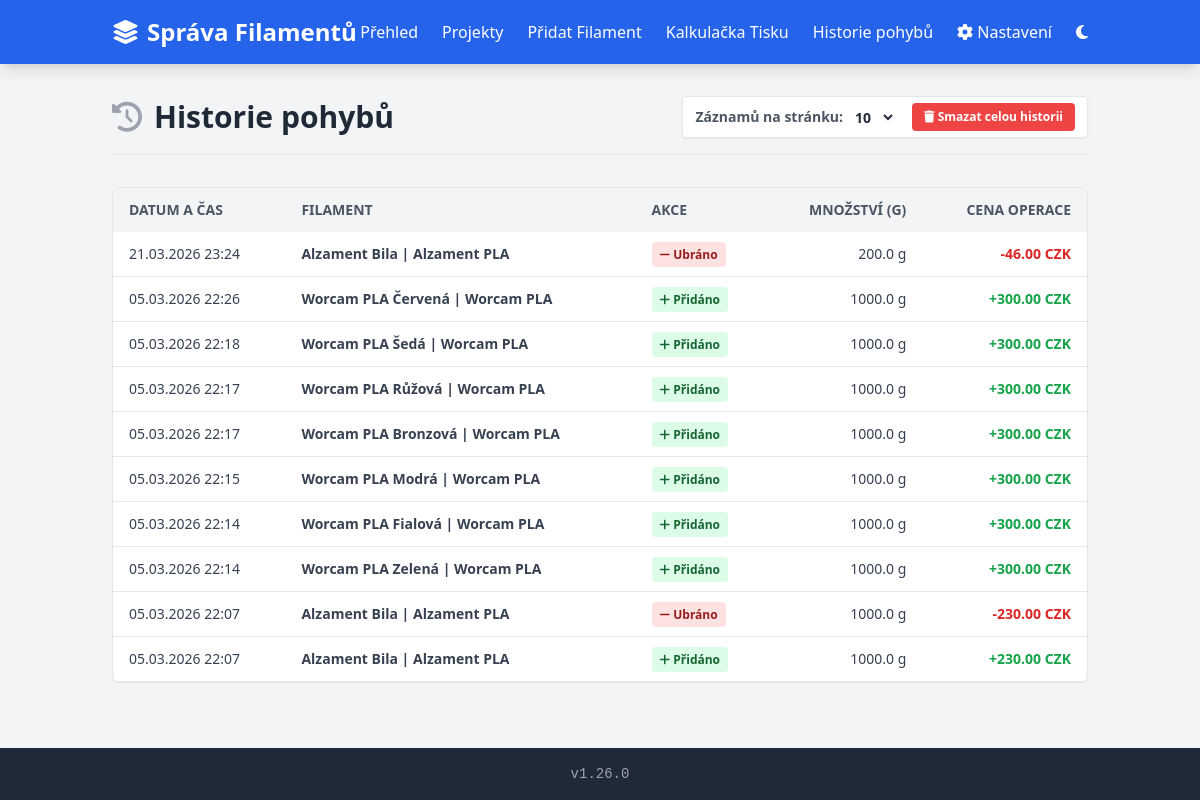
The app's page /history with its own data.
### models.py (models this page shows)
class AppSetting(db.Model):
    id = db.Column(db.Integer, primary_key=True)
    lang = db.Column(db.String(10), default='cs')
    kwh_price = db.Column(db.Float, default=5.0)
    printer_power = db.Column(db.Integer, default=150)
    currency = db.Column(db.String(10), default='CZK')
    debug_logging = db.Column(db.Boolean, default=False)
    theme = db.Column(db.String(10), default='light')
    view_mode = db.Column(db.String(10), default='card')
    items_per_page = db.Column(db.Integer, default=12)

class MovementHistory(db.Model):
    id = db.Column(db.Integer, primary_key=True)
    created_at = db.Column(db.DateTime, default=datetime.utcnow)
    filament_name = db.Column(db.String(255), nullable=False)
    action_type = db.Column(db.String(50), nullable=False)
    weight = db.Column(db.Float, nullable=False)
    cost = db.Column(db.Float, nullable=False)
    currency = db.Column(db.String(10), nullable=False)

### routes/history.py (the view)
    @app.route('/history')
    def history():
        page = request.args.get('page', 1, type=int)
        per_page = request.args.get('per_page', 10, type=int)
        if per_page not in [10, 20, 50, 100]:
            per_page = 10
        movements_paginated = db.paginate(
            MovementHistory.query.order_by(MovementHistory.created_at.desc()),
            page=page, per_page=per_page, error_out=False,
        )
        return render_template('history.html', movements=movements_paginated, per_page=per_page)

### utils.py (called while the page is built)
def get_settings():
    return AppSetting.query.first()

### templates/history.html (shortened to what this page needs)
{% extends "base.html" %}
{% block content %}
<div class="max-w-6xl mx-auto">
    <div class="flex flex-col md:flex-row md:items-center justify-between mb-8 pb-4 border-b border-gray-200 gap-4">
        <div class="flex items-center gap-3">
            <i class="fa-solid fa-clock-rotate-left text-3xl text-gray-400"></i>
            <div>
                <h1 class="text-3xl font-bold text-gray-800">{{ t('movement_history') }}</h1>
            </div>
        </div>
        {% if movements.items and movements.items|length > 0 %}
        <div class="flex flex-col sm:flex-row items-center gap-2 text-sm bg-white px-3 py-1.5 rounded shadow-sm border border-gray-200">
            <label for="per_page" class="text-gray-600 font-semibold">{{ t('per_page') }}</label>
            <select id="per_page" class="bg-transparent border-none focus:ring-0 outline-none cursor-pointer text-gray-800 font-bold" onchange="window.location.href='{{ url_for('history') }}?per_page='+this.value">
                <option value="10" {% if per_page == 10 %}selected{% endif %}>10</option>
            </select>
            <form action="{{ url_for('clear_history') }}" method="POST" style="display:inline;">
                <button type="submit" onclick="return confirm('{{ t('clear_history_confirm') }}')" class="bg-red-500 hover:bg-red-600 text-white px-3 py-1.5 rounded text-xs font-bold transition-colors whitespace-nowrap">
                    <i class="fa-solid fa-trash"></i> {{ t('clear_history') }}
                </button>
            </form>
        </div>
        {% endif %}
    </div>
    {% if movements.items and movements.items|length > 0 %}
        <div class="-mx-4 sm:mx-0 overflow-x-auto">
            <div class="inline-block min-w-full align-middle">
                <div class="overflow-hidden shadow-sm sm:rounded-lg border border-gray-200">
                    <table class="min-w-full text-left border-collapse">
                        <thead>
                            <tr class="bg-gray-100 text-gray-600 text-sm uppercase">
                                <th class="py-3 px-4">{{ t('datetime') }}</th>
                                <th class="py-3 px-4">{{ t('movement_filament') }}</th>
                                <th class="py-3 px-4">{{ t('movement_action') }}</th>
                                <th class="py-3 px-4 text-right">{{ t('movement_amount') }}</th>
                                <th class="py-3 px-4 text-right">{{ t('movement_cost') }}</th>
                            </tr>
                        </thead>
                        <tbody class="text-gray-700 text-sm bg-white">
                            {% for m in movements.items %}
                            <tr class="border-b hover:bg-gray-50 transition-colors">
                                <td class="py-3 px-4">{{ m.created_at.strftime('%d.%m.%Y %H:%M') }}</td>
                                <td class="py-3 px-4 font-semibold">{{ m.filament_name }}</td>
                                <td class="py-3 px-4">
                                    {% if m.action_type == 'add' %}
                                        <span class="bg-green-100 text-green-800 px-2 py-1 rounded text-xs font-bold"><i class="fa-solid fa-plus"></i> {{ t('movement_added') }}</span>
                                    {% else %}
                                        <span class="bg-red-100 text-red-800 px-2 py-1 rounded text-xs font-bold"><i class="fa-solid fa-minus"></i> {{ t('movement_removed') }}</span>
                                    {% endif %}
                                </td>
                                <td class="py-3 px-4 text-right font-medium">
                                    {{ '{:0.1f}'.format(m.weight) }} g
                                </td>
                                <td class="py-3 px-4 text-right font-bold {% if m.action_type == 'add' %}text-green-600{% else %}text-red-600{% endif %}">
                                    {% if m.action_type == 'add' %}+{% else %}-{% endif %}{{ '{:0.2f}'.format(m.cost) }} {{ m.currency }}
                                </td>
                            </tr>
                            {% endfor %}
                        </tbody>
                    </table>
                </div>
            </div>
        </div>
    {% else %}
        <p class="text-gray-500 text-center py-6 bg-gray-50 rounded-lg italic">
            {{ t('no_movements') }}
        </p>
    {% endif %}
</div>
{% endblock %}

### records on screen
MovementHistory: created_at "21.03.2026 23:24", filament_name "Alzament Bila | Alzament PLA", t "Ubráno", weight "200.0", cost "46.00", currency "CZK"
MovementHistory: created_at "05.03.2026 22:26", filament_name "Worcam PLA Červená | Worcam PLA", t "Přidáno", weight "1000.0", cost "300.00", currency "CZK"
MovementHistory: created_at "05.03.2026 22:18", filament_name "Worcam PLA Šedá | Worcam PLA", t "Přidáno", weight "1000.0", cost "300.00", currency "CZK"
MovementHistory: created_at "05.03.2026 22:17", filament_name "Worcam PLA Růžová | Worcam PLA", t "Přidáno", weight "1000.0", cost "300.00", currency "CZK"
MovementHistory: created_at "05.03.2026 22:17", filament_name "Worcam PLA Bronzová | Worcam PLA", t "Přidáno", weight "1000.0", cost "300.00", currency "CZK"
MovementHistory: created_at "05.03.2026 22:15", filament_name "Worcam PLA Modrá | Worcam PLA", t "Přidáno", weight "1000.0", cost "300.00", currency "CZK"
MovementHistory: created_at "05.03.2026 22:14", filament_name "Worcam PLA Fialová | Worcam PLA", t "Přidáno", weight "1000.0", cost "300.00", currency "CZK"
MovementHistory: created_at "05.03.2026 22:14", filament_name "Worcam PLA Zelená | Worcam PLA", t "Přidáno", weight "1000.0", cost "300.00", currency "CZK"
MovementHistory: created_at "05.03.2026 22:07", filament_name "Alzament Bila | Alzament PLA", t "Ubráno", weight "1000.0", cost "230.00", currency "CZK"
MovementHistory: created_at "05.03.2026 22:07", filament_name "Alzament Bila | Alzament PLA", t "Přidáno", weight "1000.0", cost "230.00", currency "CZK"

### other values on screen
{{ t('title') }} "Správa Filamentů"
{{ t('overview') }} "Přehled"
{{ t('projects') }} "Projekty"
{{ t('add_filament') }} "Přidat Filament"
{{ t('calculator') }} "Kalkulačka Tisku"
{{ t('movement_history') }} "Historie pohybů"
{{ t('settings') }} "Nastavení"
{{ t('per_page') }} "Záznamů na stránku:"
{{ t('clear_history') }} "Smazat celou historii"
{{ t('datetime') }} "DATUM A ČAS"
{{ t('movement_filament') }} "FILAMENT"
{{ t('movement_action') }} "AKCE"
{{ t('movement_amount') }} "MNOŽSTVÍ (G)"
{{ t('movement_cost') }} "CENA OPERACE"
{{ app_version }} "1.26.0"
